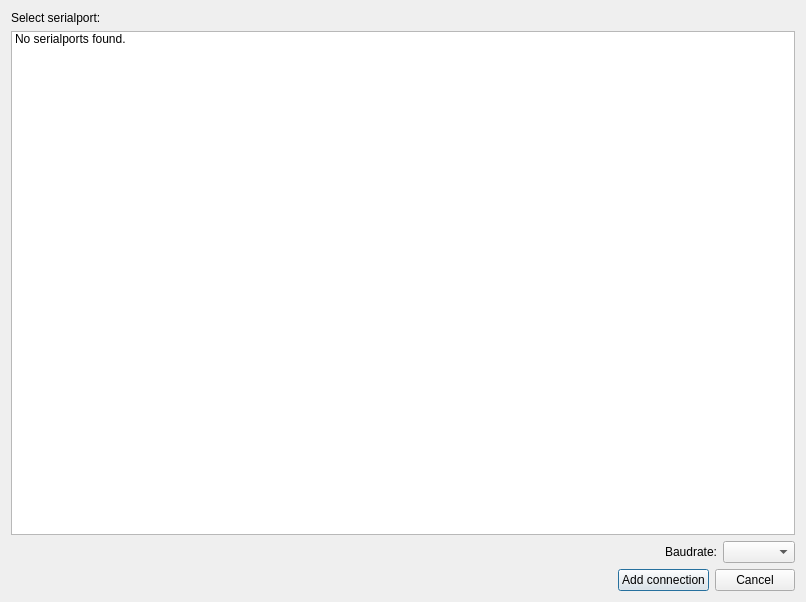
<?xml version="1.0" encoding="UTF-8"?>
<ui version="4.0">
 <class>SerialPortDialog</class>
 <widget class="QDialog" name="SerialPortDialog">
  <property name="geometry">
   <rect>
    <x>0</x>
    <y>0</y>
    <width>806</width>
    <height>602</height>
   </rect>
  </property>
  <property name="windowTitle">
   <string>Dialog</string>
  </property>
  <layout class="QVBoxLayout" name="verticalLayout">
   <item>
    <widget class="QLabel" name="label_2">
     <property name="text">
      <string>Select serialport:</string>
     </property>
    </widget>
   </item>
   <item>
    <widget class="QListWidget" name="serialPortList">
     <item>
      <property name="text">
       <string>No serialports found.</string>
      </property>
     </item>
    </widget>
   </item>
   <item>
    <layout class="QHBoxLayout" name="horizontalLayout">
     <item>
      <spacer name="horizontalSpacer">
       <property name="orientation">
        <enum>Qt::Horizontal</enum>
       </property>
       <property name="sizeHint" stdset="0">
        <size>
         <width>40</width>
         <height>20</height>
        </size>
       </property>
      </spacer>
     </item>
     <item>
      <widget class="QLabel" name="label">
       <property name="text">
        <string>Baudrate:</string>
       </property>
      </widget>
     </item>
     <item>
      <widget class="QComboBox" name="baudrateCombo"/>
     </item>
    </layout>
   </item>
   <item>
    <layout class="QHBoxLayout" name="horizontalLayout_2">
     <item>
      <spacer name="horizontalSpacer_2">
       <property name="orientation">
        <enum>Qt::Horizontal</enum>
       </property>
       <property name="sizeHint" stdset="0">
        <size>
         <width>40</width>
         <height>20</height>
        </size>
       </property>
      </spacer>
     </item>
     <item>
      <widget class="QPushButton" name="addSerialConnectionButton">
       <property name="text">
        <string>Add connection</string>
       </property>
      </widget>
     </item>
     <item>
      <widget class="QPushButton" name="cancelButton">
       <property name="text">
        <string>Cancel</string>
       </property>
      </widget>
     </item>
    </layout>
   </item>
  </layout>
 </widget>
 <resources/>
 <connections/>
</ui>
